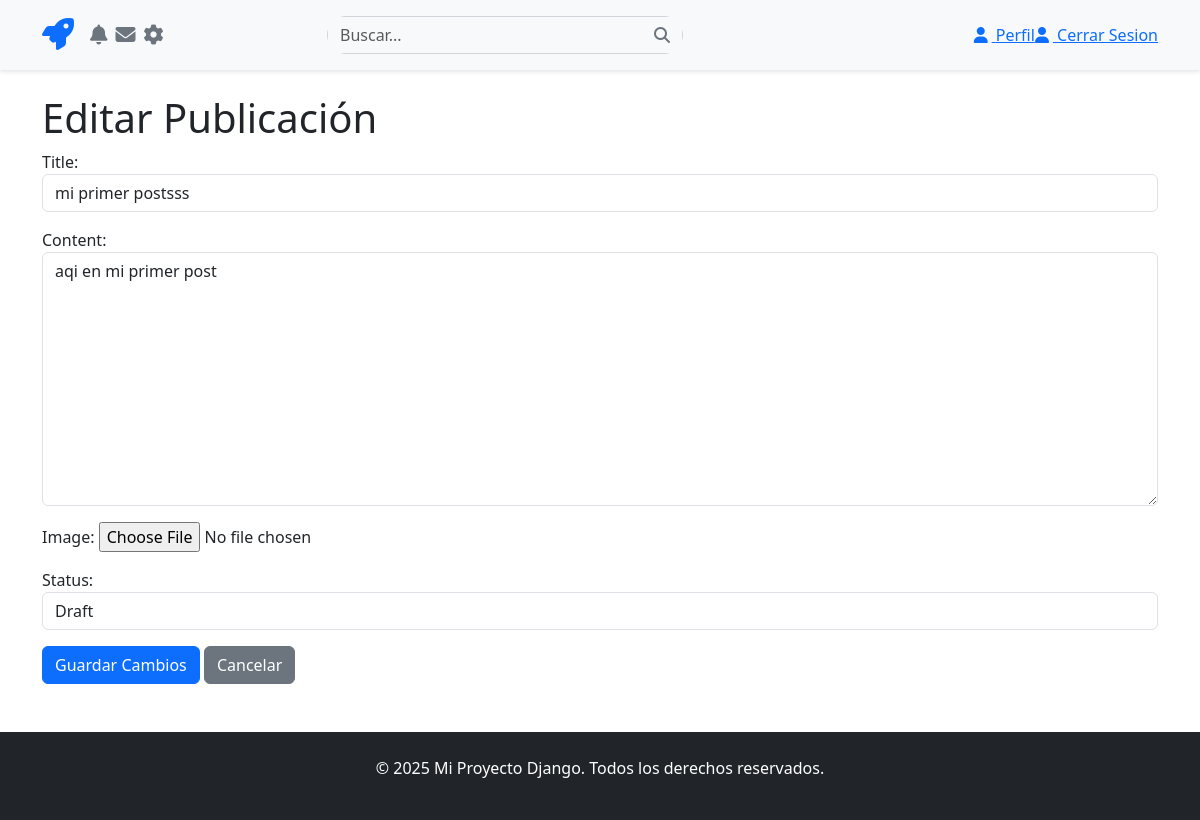
The page /publicacion/5/editar/ (signed in) on the database its author committed.
### posts/models.py (models this page shows, shortened)
class Post(models.Model):
    class Status(models.TextChoices):
        DRAFT = 'DF', 'Draft'
        PUBLISHED = 'PB', 'Published'
        ARCHIVED = 'AR', 'Archived'
    title = models.CharField(max_length=250)
    slug = models.SlugField(max_length=250, unique_for_date='publish')
    author = models.ForeignKey(
        settings.AUTH_USER_MODEL,
        on_delete=models.CASCADE,
        related_name='blog_posts'
    )
    content = models.TextField()
    image = models.ImageField(
        upload_to='post_images/',
        blank=True,
        null=True
    )
    publish = models.DateTimeField(auto_now_add=True)
    created = models.DateTimeField(auto_now_add=True)
    updated = models.DateTimeField(auto_now=True)
    status = models.CharField(
        max_length=2,
        choices=Status.choices,
        default=Status.DRAFT
    )
    likes = models.ManyToManyField(
        settings.AUTH_USER_MODEL,
        related_name='liked_posts',
        blank=True
    )
    class Meta:
        ordering = ['-publish']
        indexes = [
            models.Index(fields=['-publish']),
        ]

### posts/views.py (the view)
# urls.py: path('publicacion/<int:pk>/editar/',views.publicacion_editar,name='publicacion_editar' ),
@login_required
def publicacion_editar(request,pk):
    publicacion = get_object_or_404(Post, pk=pk)
    if request.user != publicacion.author:
        messages.error(request,'no tienes permiso para editar esta publicacion')
        return redirect('posts:publicacion', pk=publicacion.pk)
    if request.method == 'POST':
        form = PostForm(request.POST, request.FILES, instance=publicacion)
        if form.is_valid():
            form.save()
            messages.success(request,'Publicacion actualizada correctamente')
            return redirect('posts:publicacion', pk=publicacion.pk)
    else:
        form = PostForm(instance=publicacion)
    return render(request,'posts/publicacion_editar.html',{'form':form, 'publicacion':publicacion})

### posts/forms.py
class PostForm(forms.ModelForm):
    class Meta:
        model = Post
        fields = ['title','content','image','status']
        widgets = {
            'title' : forms.TextInput(attrs={'class':'form-control'}),
            'content': forms.Textarea(attrs={'class':'form-control'}),
            'status': forms.Select(attrs={'class':'form-control'})
        }

### posts/templates/posts/publicacion_editar.html (shortened to what this page needs)
{% extends 'base.html' %}
{% block content %}
<h1>Editar Publicación</h1>
<form method="post" enctype="multipart/form-data">
    {{ form.as_p }}
    <button type="submit" class="btn btn-primary">Guardar Cambios</button>
    <a href="{% url 'posts:publicacion' publicacion.pk%}" class="btn btn-secondary">Cancelar</a>
</form>
{% endblock %}

### rows shown on the page
Post: title "mi primer postsss", content "aqi en mi primer post", status "Draft"
